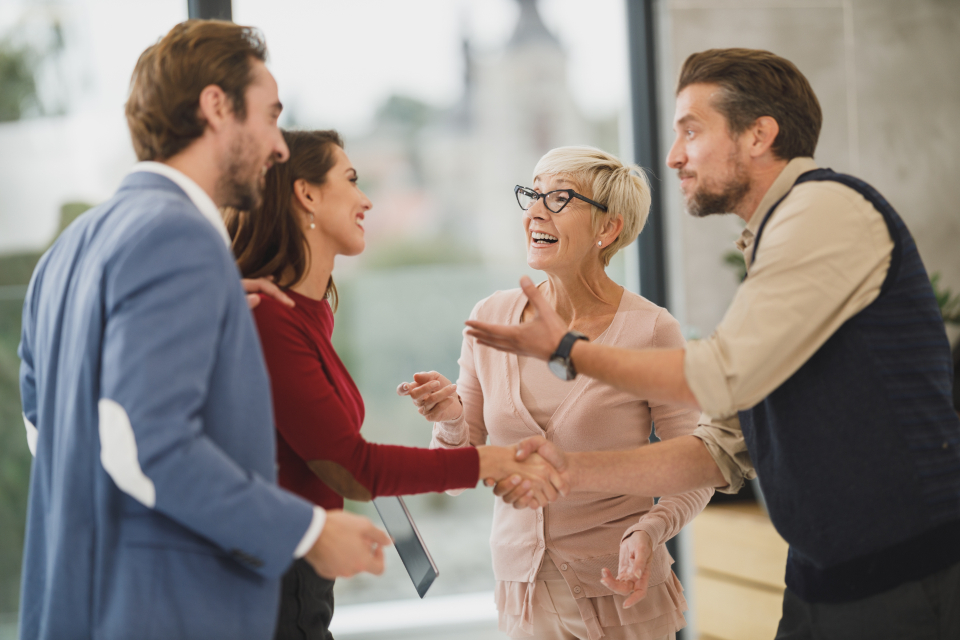
#> input picture fryer/picture2.jpg, 960 x 640 px
$ python -i fryer.py   (imports and definitions only)   (older library calls are emulated)
#> lines starting #> are read from the running program, lines starting #| are printed output that depends on the picture; after the words box and inside, x2 and y2 are one past the last pixel; in counts of white or black regions, pixels touching at a corner belong together
import math

import cv2
import numpy
from PIL import Image
from numpy import random

import helpers

face_cascade = cv2.CascadeClassifier(cv2.data.haarcascades + 'haarcascade_frontalface_default.xml')
eye_cascade = cv2.CascadeClassifier(cv2.data.haarcascades + 'haarcascade_eye.xml')


# Pass an image to fry, pretty self explanatory
# [30 lines left out: function fry, not called in this run]


def find_chars(gray):
    ret, mask = cv2.threshold(gray, 180, 255, cv2.THRESH_BINARY)
    image_final = cv2.bitwise_and(gray, gray, mask=mask)
    ret, new_img = cv2.threshold(image_final, 180, 255, cv2.THRESH_BINARY_INV)
    kernel = cv2.getStructuringElement(cv2.MORPH_CROSS, (3, 3))
    dilated = cv2.dilate(new_img, kernel, iterations=1)
    contours, hierarchy = cv2.findContours(dilated, cv2.RETR_EXTERNAL, cv2.CHAIN_APPROX_NONE)

    coords = []
    for contour in contours:
        [x, y, w, h] = cv2.boundingRect(contour)
        if w > 70 and h > 70:
            continue
        coords.append((x, y, w, h))
    return coords


# [139 lines left out: functions find_eyes, add_flares, add_chars, add_emotes, change_contrast, add_noise and 1 more, not called in this run]

>>> import cv2
>>> picture = cv2.imread('picture2.jpg', cv2.IMREAD_GRAYSCALE)
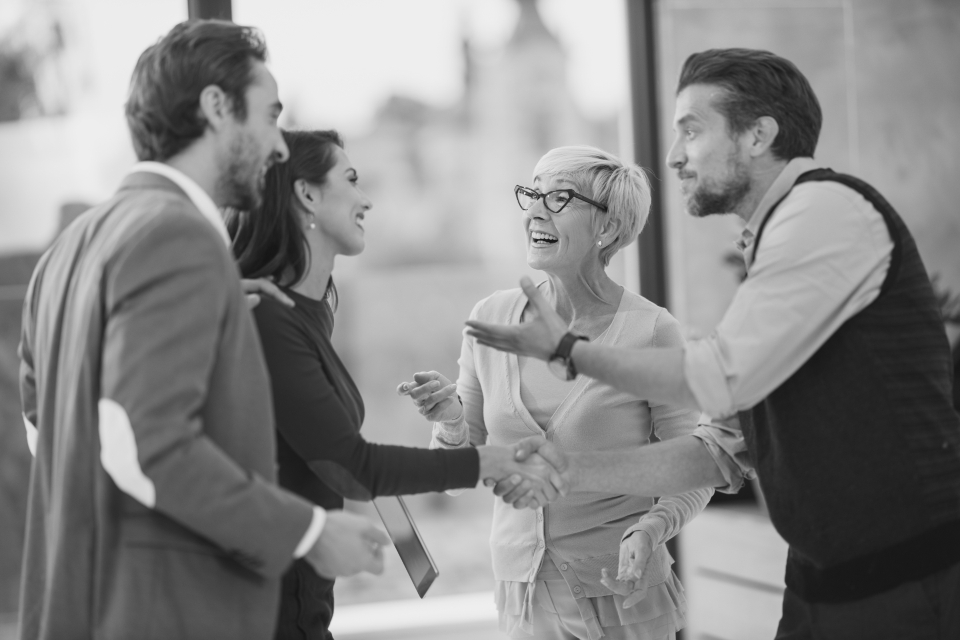
#> picture: shape (640, 960); min 21, max 239, mean 135.1
>>> result = find_chars(picture)
#> in find_chars, `ret, mask = cv2.threshold(gray, 180, 255, cv2.THRESH_BINARY)`:
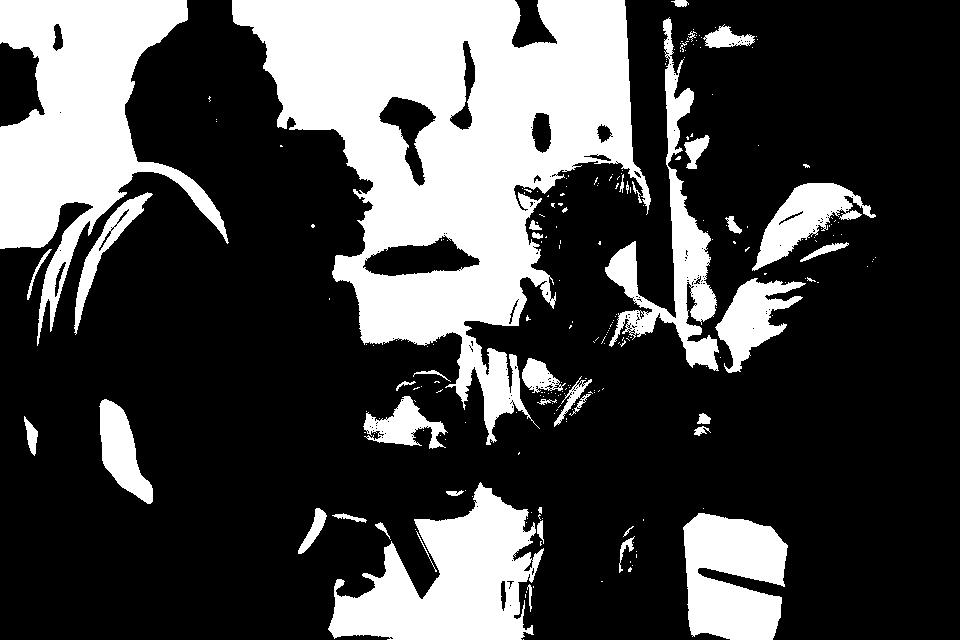
#> mask: shape (640, 960); 28.3% white; 238 white regions (197 under 20 px), largest, box (x1, y1, x2, y2) and area: (232, 0, 651, 445) 83705, (0, 0, 229, 346) 31859, (328, 482, 544, 640) 18371
#> in find_chars, `image_final = cv2.bitwise_and(gray, gray, mask=mask)`:
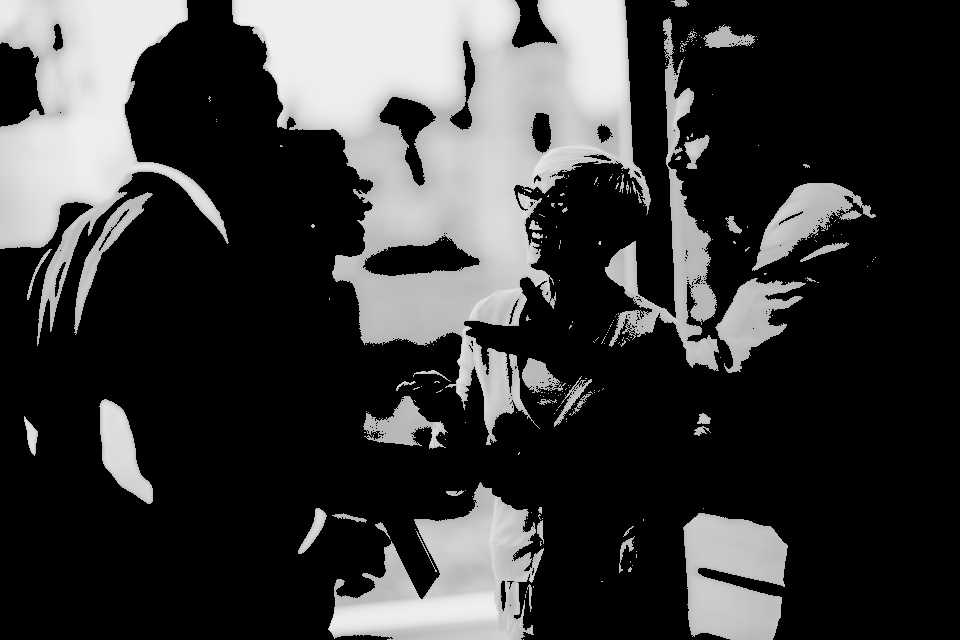
#> image_final: shape (640, 960); min 0, max 239, mean 58.9
#> in find_chars, `dilated = cv2.dilate(new_img, kernel, iterations=1)`:
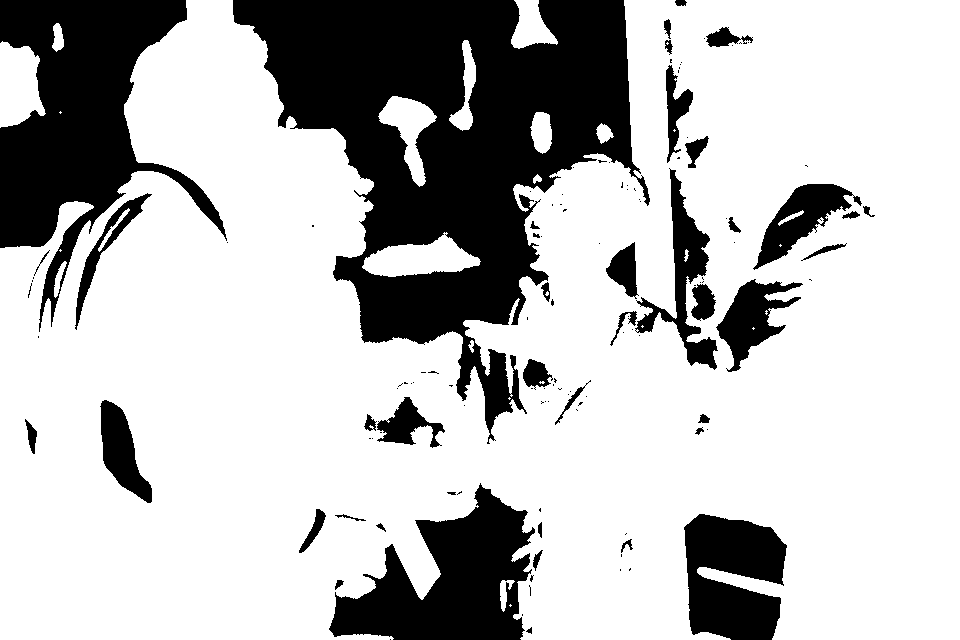
#> dilated: shape (640, 960); 73.8% white; 125 black regions (83 under 20 px)
#> in find_chars, `contours, hierarchy = cv2.findContours(dilated, cv2.RETR_EXTERNAL, cv2..`: contours = 17 contours, 4 with area under 20; largest, box (x1, y1, x2, y2) and area: (0, 0, 960, 640) 461313, (362, 232, 481, 277) 2900, (0, 41, 46, 128) 2802, (378, 96, 437, 187) 2066, (511, 0, 558, 49) 1276
#> the loop in find_chars, `for contour in contours:` made 17 passes
#> (x, y, w, h) on passes 2, 4, 5, 7, 8, 9, 10, 12, 13, 14, 15, 16: (500, 580, 15, 32), (468, 340, 6, 13), (54, 261, 13, 37), (362, 232, 119, 45), (533, 174, 9, 10), (596, 123, 18, 21), (530, 112, 22, 42), (378, 96, 59, 91), (0, 41, 46, 87), (449, 40, 27, 91), (52, 23, 12, 29), (511, 0, 47, 49)
#> (contour, x, y, w, h) on passes 1, 3, 6, 11: ([[510, 604], [509, 605], [510, 606], [511, 605]], 509, 604, 3, 3), ([[509, 397], [508, 398], [509, 399], [510, 398]], 508, 397, 3, 3), ([[60, 249], [59, 250], [60, 251], [61, 250]], 59, 249, 3, 3), ([[60, 111], [59, 112], [60, 113], [61, 112]], 59, 111, 3, 3)
#> after the loop in find_chars, `for contour in contours:`: coords = 16 items, first 6: (509, 604, 3, 3), (500, 580, 15, 32), (508, 397, 3, 3), (468, 340, 6, 13), (54, 261, 13, 37), (59, 249, 3, 3)
#> result has the same summary as coords in find_chars

$ run again, on fryer/picture4.jpg
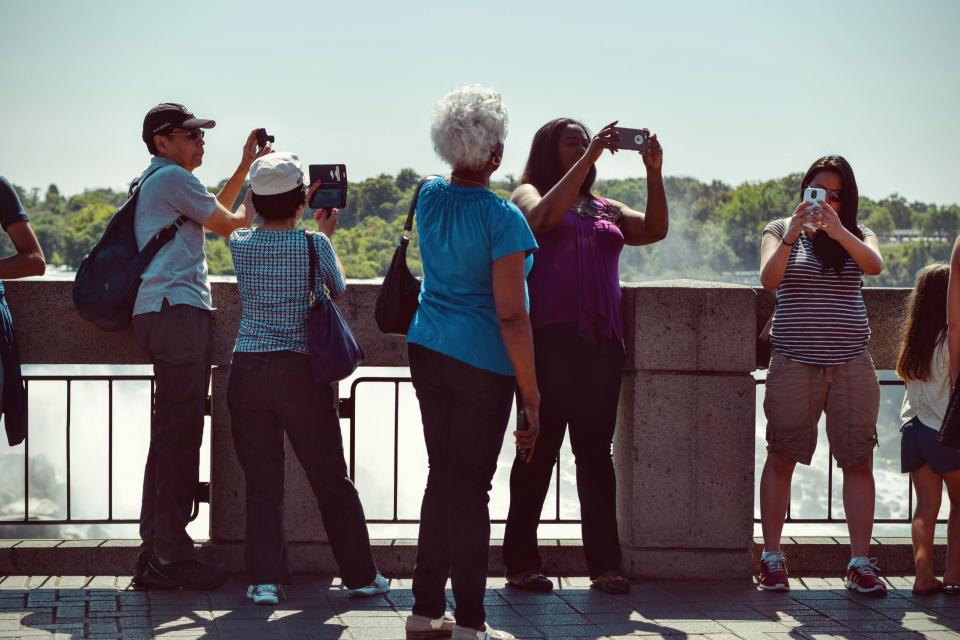
#> input picture fryer/picture4.jpg, 960 x 640 px
#> in find_chars, `ret, mask = cv2.threshold(gray, 180, 255, cv2.THRESH_BINARY)`:
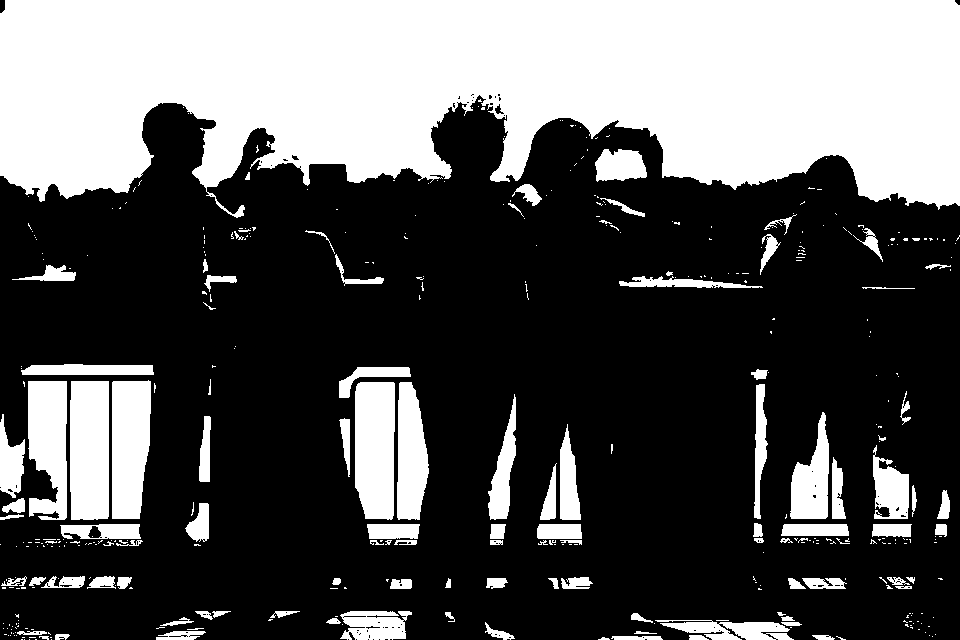
#> mask: shape (640, 960); 34.8% white; 413 white regions (304 under 20 px), largest, box (x1, y1, x2, y2) and area: (0, 0, 960, 218) 157208, (70, 381, 109, 520) 5356, (355, 382, 395, 520) 5180
#> in find_chars, `dilated = cv2.dilate(new_img, kernel, iterations=1)`:
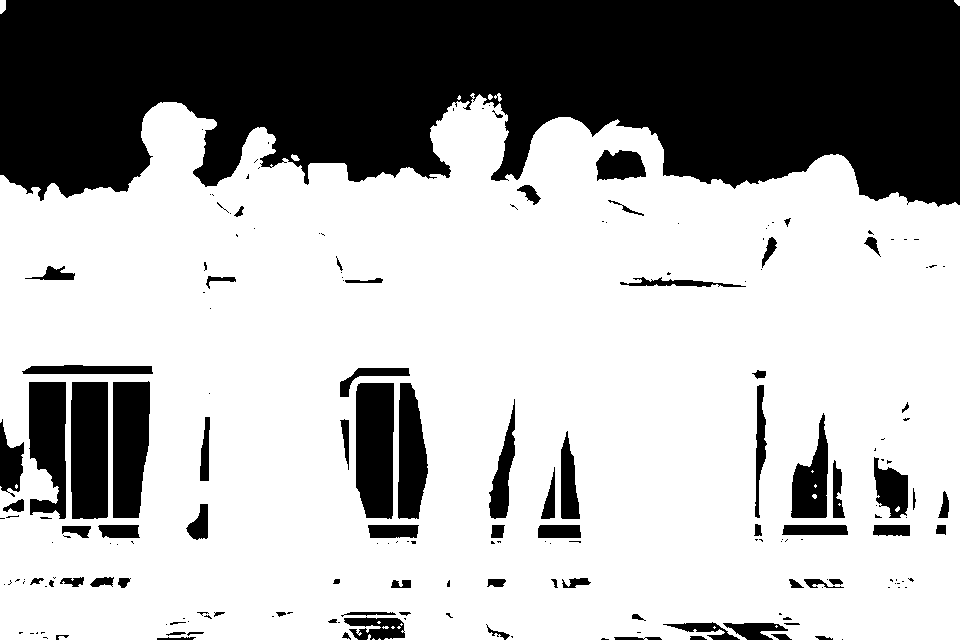
#> dilated: shape (640, 960); 67.5% white; 193 black regions (112 under 20 px)
#> contours = 18 contours, 14 with area under 20; largest, box (x1, y1, x2, y2) and area: (0, 93, 960, 640) 453313, (0, 0, 6, 14) 57, (291, 154, 300, 161) 30, (494, 93, 502, 102) 22
#> the loop in find_chars, `for contour in contours:` made 18 passes
#> (x, y, w, h) on passes 3, 5, 6, 7, 10, 11, 12, 13: (367, 634, 4, 6), (397, 626, 4, 3), (391, 626, 4, 3), (382, 626, 7, 3), (377, 621, 4, 3), (15, 484, 3, 5), (291, 154, 9, 7), (457, 95, 4, 5)
#> after the loop in find_chars, `for contour in contours:`: coords = 17 items, first 6: (378, 638, 3, 2), (372, 638, 3, 2), (367, 634, 4, 6), (713, 626, 3, 3), (397, 626, 4, 3), (391, 626, 4, 3)
#> result has the same summary as coords in find_chars
